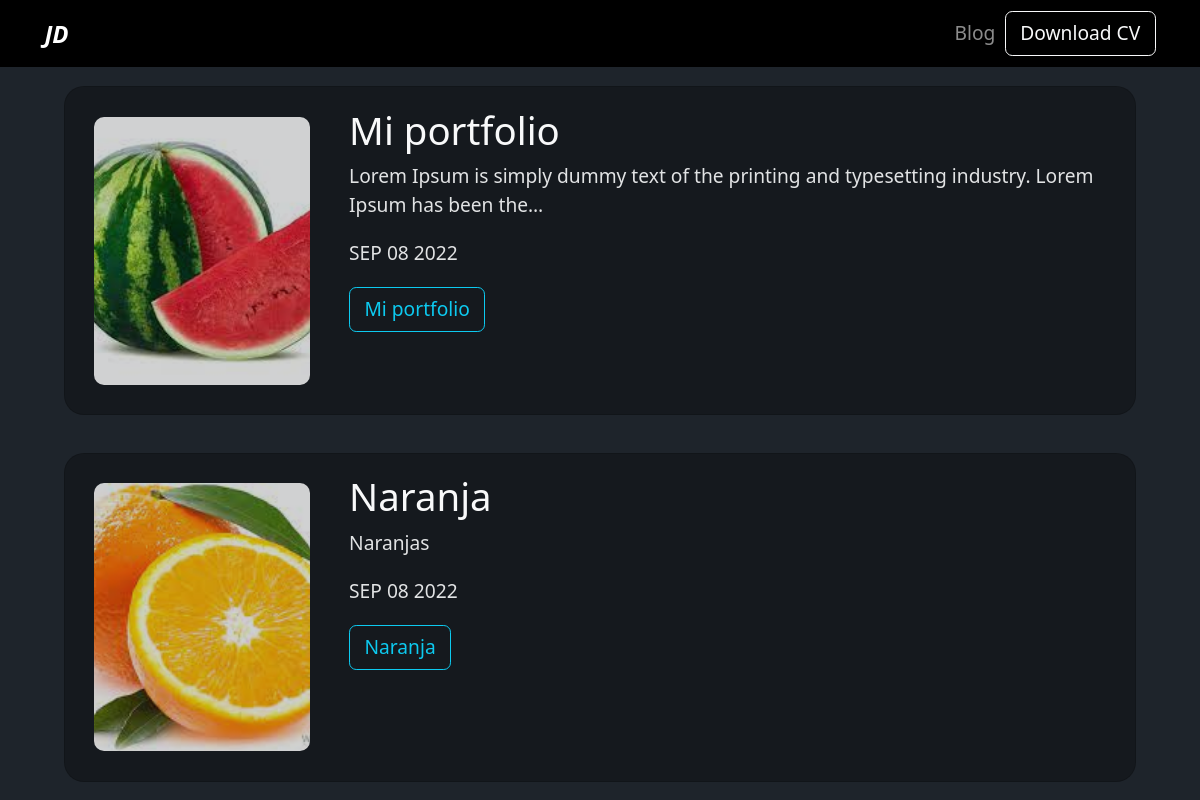
Page /blog on the committed database.
### blog/models.py (models this page shows)
class Post(models.Model):
    title = models.CharField(max_length=100)
    description = models.TextField()
    image = models.ImageField(upload_to='blog/images')
    date = models.DateField(datetime.date.today)

### blog/views.py (the view)
# urls.py: path('', render_post, name='posts'),
def render_post(request):
    posts = Post.objects.all()
    return render(request, 'posts.html', {'posts' : posts})

### blog/templates/posts.html
{% extends 'layout.html' %}
{% block content %}
<h1>Posts</h1>
{% for post in posts %}
    <div class="p-3">
        <div class="card card-body" id="card-post-blog">
            <div class="row">
                <div class="col-3 cat">
                    <img src="{{post.image.url}}" alt="{{post.title}}" class="img-icon">
                </div>
                <div class="col-9">
                    <h2>{{post.title}}</h2>
                    <p>{{post.description|striptags|truncatechars:100}}</p>
                    <p>{{post.date|date:'M d Y'|upper}}</p>
                    <a href="{% url 'blog:post_detail' post.id %}" class="btn btn-outline-info">{{post.title}}</a>
                </div>
            </div>
        </div>
    </div>
{% endfor %}
{% endblock %}

### portfolio/static/main.css (style rules this page uses)
* { margin: 0; padding: 0; box-sizing: border-box; }
html { font-size: 1.2rem; }
body { min-height: 100vh; background: #1e242b; }
p { opacity: 0.9; }
img { padding: 10px; width: 10em; object-fit: cover; opacity: 0.8; border-radius: 20px; }
#card-post-blog { border-radius: 20px; background: #00000049; padding: 1em; }
.img-icon { width: 100%; height: 15em; }

### rows in the picture
Post: image (picture), title "Mi portfolio", description "Lorem Ipsum is simply dummy text of the printing and typesetting industry. Lorem Ipsum has been the…", date "SEP 08 2022"
Post: image (picture), title "Naranja", description "Naranjas", date "SEP 08 2022"
